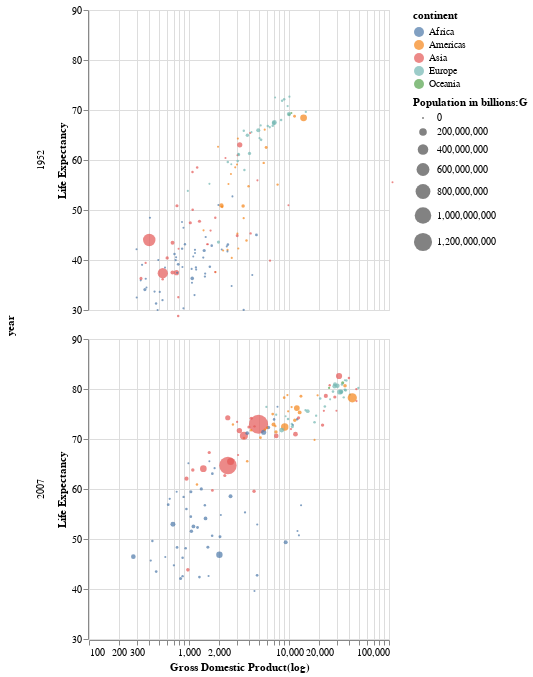

The notebook cell this image was saved under:
### Markdown cell above
Create an `alt.Chart` with Altair to explore the distribution of life expectancy, grouped by continent:

* Use the filtered dataset `first_last`.
* Use a circle mark.
* Encode `gdpPercap` as the x position. Add a custom log scale, with a domain of `[100,100000]`.
* Encode `lifeExp` as the y position. Add a custom scale with a domain of `[30,90]` and `zero=False`.
* Encode `pop` as the size.
* Encode `continent` as the color with a nominal datatype.
* Encode `year` as the row.
* Set human readable titles for the axes and legends in title case.

### Code cell
# YOUR CODE HERE
alt.Chart(first_last).mark_circle().encode(
    x=alt.X(field='gdpPercap',scale=alt.Scale(type='log',domain=[100,100000]),title='Gross Domestic Product(log)'),
    y=alt.Y(field='lifeExp',scale=alt.Scale(domain=[30,90],zero=False),title='Life Expectancy'),
    size=alt.Size(field='pop',title='Population in billions:G'),
    color='continent:N',
    row='year'
)

### Figure 1 — Vega-Lite specification as saved in the notebook (floating-point values rounded to 4 significant figures; data arrays with more than 128 entries replaced by an {"elided": "..."} marker saying what was removed)
{"$schema": "https://vega.github.io/schema/vega-lite/v1.2.1.json", "data": {"values": {"elided": "284 records"}}, "encoding": {"color": {"field": "continent", "type": "nominal"}, "row": {"field": "year", "type": "quantitative"}, "size": {"field": "pop", "title": "Population in billions:G", "type": "quantitative"}, "x": {"field": "gdpPercap", "scale": {"domain": [100, 100000], "type": "log"}, "title": "Gross Domestic Product(log)", "type": "quantitative"}, "y": {"field": "lifeExp", "scale": {"domain": [30, 90], "zero": false}, "title": "Life Expectancy", "type": "quantitative"}}, "mark": "circle"}
